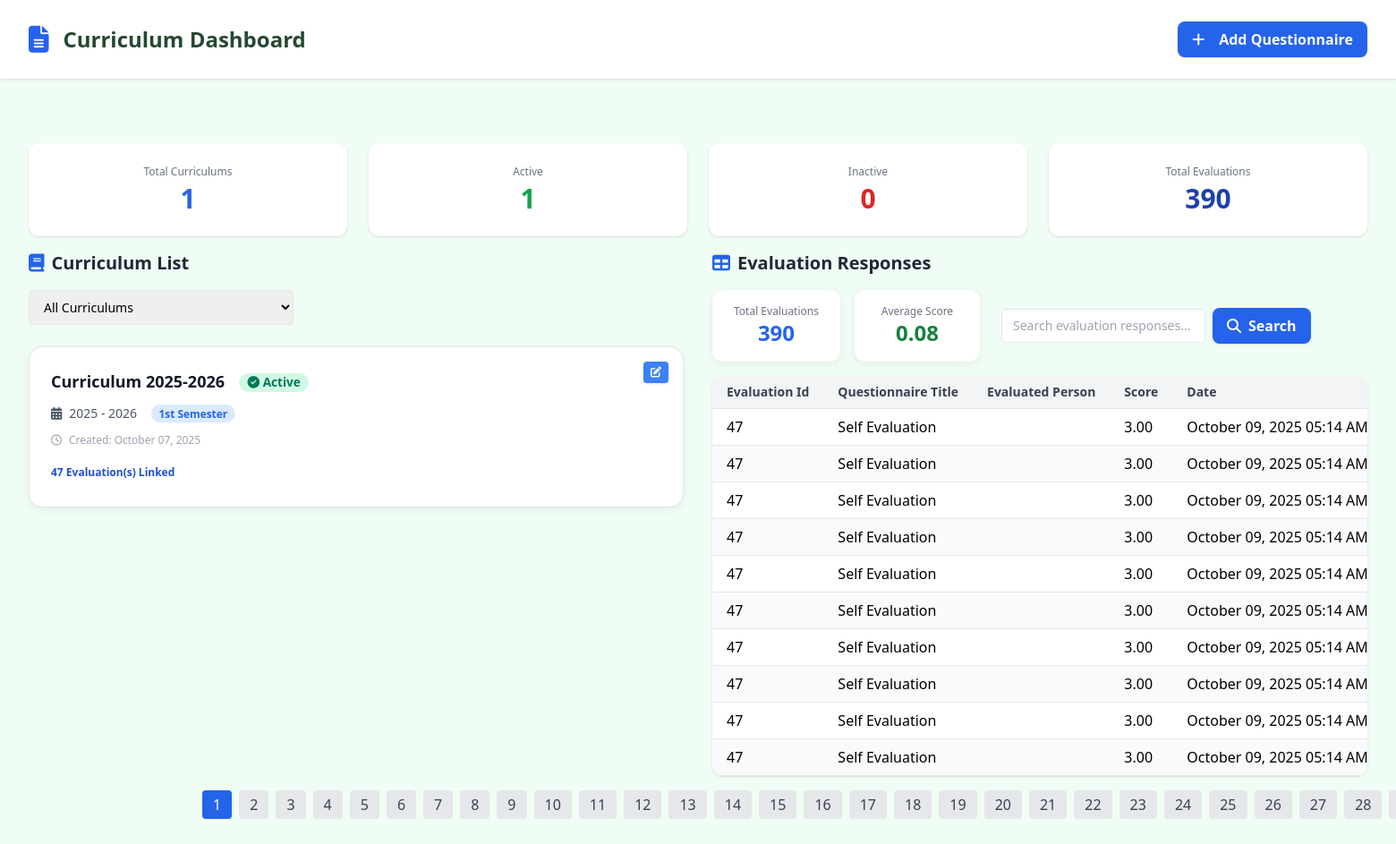
Page /CAP2/curriculum.php on the committed database.
### tables this page shows
CREATE TABLE `curriculum` (
  `curriculum_id` int(11) NOT NULL,
  `curriculum_title` varchar(100) NOT NULL,
  `curriculum_year_start` year(4) NOT NULL,
  `curriculum_year_end` year(4) NOT NULL,
  `semester` enum('1st','2nd','Summer') NOT NULL,
  `description` text DEFAULT NULL,
  `status` enum('active','inactive') DEFAULT 'active',
  `date_created` timestamp NOT NULL DEFAULT current_timestamp()
);

CREATE TABLE `evaluation_responses` (
  `id` int(11) NOT NULL,
  `evaluation_id` int(11) NOT NULL,
  `question_id` int(11) NOT NULL,
  `answer` varchar(255) NOT NULL,
  `evaluator_id` int(11) DEFAULT NULL,
  `evaluated_id` int(11) DEFAULT NULL,
  `questionnaire_id` int(11) DEFAULT NULL,
  `curriculum_id` int(11) DEFAULT NULL,
  `score` decimal(10,2) DEFAULT NULL,
  `comments` text DEFAULT NULL,
  `status` enum('pending','completed') DEFAULT 'pending',
  `evaluated_date` datetime DEFAULT NULL
);

CREATE TABLE `questionnaires` (
  `id` int(11) NOT NULL,
  `title` varchar(255) NOT NULL,
  `description` text DEFAULT NULL,
  `category` varchar(100) DEFAULT NULL,
  `criteria_id` int(11) DEFAULT NULL,
  `status` enum('Active','Inactive') DEFAULT 'Active',
  `created_at` datetime DEFAULT current_timestamp(),
  `updated_at` datetime DEFAULT current_timestamp() ON UPDATE current_timestamp(),
  `weight_percentage` decimal(5,2) NOT NULL DEFAULT 100.00
);

### CAP2/curriculum.php (the view, shortened to what this page needs)
<?php
require_once 'config.php';
function formatLabel($text) {
    return ucwords(strtolower($text ?? ''));
}
$curriculum = [];
$result = $conn->query(
    "SELECT curriculum_id, curriculum_title, curriculum_year_start, curriculum_year_end, description, status, semester, date_created
     FROM curriculum
     ORDER BY curriculum_year_start DESC, curriculum_title"
);
if ($result) {
    while ($row = $result->fetch_assoc()) {
        $curriculum[] = $row;
    }
}
$evaluation_stats = [];
$eval_result = $conn->query("
    SELECT curriculum_id,
           COUNT(DISTINCT evaluation_id) AS eval_count,
           AVG(score) AS avg_score,
           SUM(status='completed') AS completed,
           SUM(status='pending') AS pending
    FROM evaluation_responses
    GROUP BY curriculum_id
");
if ($eval_result) {
    while ($row = $eval_result->fetch_assoc()) {
        $evaluation_stats[$row['curriculum_id']] = $row;
    }
}
$selected_curriculum_id = isset($_GET['filter_curriculum']) ? (int)$_GET['filter_curriculum'] : null;
$search = trim($_GET['search'] ?? '');
$where = [];
$where_sql = $where ? 'WHERE ' . implode(' AND ', $where) : '';
$page = max(1, intval($_GET['page'] ?? 1));
$per_page = 10;
$offset = ($page - 1) * $per_page;
$count_sql = "SELECT COUNT(*) FROM evaluation_responses er $where_sql";
$count_stmt = $conn->prepare($count_sql);
$count_stmt->execute();
$count_stmt->bind_result($total_evals);
$total_pages = ceil($total_evals / $per_page);
$sql = "
    SELECT er.*,
           c.curriculum_title,
           c.curriculum_year_start,
           c.curriculum_year_end,
           c.semester,
           q.title AS questionnaire_title,
           CONCAT(u.first_name, ' ', IFNULL(CONCAT(u.middle_name, ' '), ''), u.last_name) AS evaluated_fullname
    FROM evaluation_responses er
    JOIN curriculum c ON er.curriculum_id = c.curriculum_id
    JOIN questionnaires q ON er.questionnaire_id = q.id
    LEFT JOIN users u ON er.evaluated_id = u.id
    $where_sql
    ORDER BY er.evaluated_date DESC
    LIMIT $per_page OFFSET $offset
";
$stmt = $conn->prepare($sql);
$stmt->execute();
$result = $stmt->get_result();
$filtered_evaluations = [];
while ($row = $result->fetch_assoc()) {
    $filtered_evaluations[] = $row;
}
$summary = [
    'total' => $total_evals,
    'avg_score' => 0,
    'completed' => 0,
    'pending' => 0,
    'completed_pct' => 0,
    'pending_pct' => 0
];
if ($selected_curriculum_id && isset($evaluation_stats[$selected_curriculum_id])) {
    $stat = $evaluation_stats[$selected_curriculum_id];
    $summary['avg_score'] = round($stat['avg_score'], 2);
    $summary['completed'] = $stat['completed'];
    $summary['pending'] = $stat['pending'];
    $summary['completed_pct'] = $stat['eval_count'] ? round($stat['completed'] / $stat['eval_count'] * 100, 1) : 0;
    $summary['pending_pct'] = $stat['eval_count'] ? round($stat['pending'] / $stat['eval_count'] * 100, 1) : 0;
} elseif ($total_evals > 0) {
    $sum = 0; $completed = 0; $pending = 0;
    foreach ($filtered_evaluations as $ev) {
        $sum += $ev['score'];
        if ($ev['status'] === 'completed') $completed++;
    }
    $summary['avg_score'] = round($sum / $total_evals, 2);
    $summary['completed'] = $completed;
    $summary['pending'] = $pending;
    $summary['completed_pct'] = $total_evals ? round($completed / $total_evals * 100, 1) : 0;
    $summary['pending_pct'] = $total_evals ? round($pending / $total_evals * 100, 1) : 0;
}
?>
<!DOCTYPE html>
<html lang="en">
<head>
    <script src="https://cdn.tailwindcss.com"></script>
    <link rel="stylesheet" href="https://cdnjs.cloudflare.com/ajax/libs/font-awesome/6.4.2/css/all.min.css" />
</head>
<body class="bg-green-50 min-h-screen font-sans">
    <div class="bg-white shadow flex flex-col md:flex-row md:items-center md:justify-between px-8 py-6 mb-10">
        <div class="flex items-center gap-4">
            <i class="fa-solid fa-file-alt text-3xl text-[#2563eb]"></i>
            <span class="text-2xl font-bold text-[#23492f]">Curriculum Dashboard</span>
        </div>
        <div class="flex items-center gap-2 mt-6 md:mt-0 w-full md:w-auto">
            <button onclick="openAddModal()" class="flex items-center gap-2 bg-blue-600 hover:bg-blue-700 text-white font-semibold px-4 py-2 rounded-lg shadow transition">
                <i class="fa fa-plus mr-2"></i>Add Questionnaire
            </button>
        </div>
    </div>
    <main class="max-w-9xl mx-auto px-4 mb-10 sm:px-8 py-8">
        <div class="grid grid-cols-1 sm:grid-cols-2 md:grid-cols-4 gap-6 mb-4">
            <div class="bg-white rounded-xl shadow flex flex-col items-center py-6 transition hover:scale-[1.02] hover:shadow-lg">
                <span class="text-xs text-gray-500 mb-1">Total Curriculums</span>
                <span class="text-3xl font-bold text-blue-600"><?= count($curriculum) ?></span>
            </div>
            <div class="bg-white rounded-xl shadow flex flex-col items-center py-6 transition hover:scale-[1.02] hover:shadow-lg">
                <span class="text-xs text-gray-500 mb-1">Active</span>
                <span class="text-3xl font-bold text-green-600"><?= count(array_filter($curriculum, fn($c) => $c['status'] === 'active')) ?></span>
            </div>
            <div class="bg-white rounded-xl shadow flex flex-col items-center py-6 transition hover:scale-[1.02] hover:shadow-lg">
                <span class="text-xs text-gray-500 mb-1">Inactive</span>
                <span class="text-3xl font-bold text-red-600"><?= count(array_filter($curriculum, fn($c) => $c['status'] === 'inactive')) ?></span>
            </div>
            <div class="bg-white rounded-xl shadow flex flex-col items-center py-6 transition hover:scale-[1.02] hover:shadow-lg">
                <span class="text-xs text-gray-500 mb-1">Total Evaluations</span>
                <span class="text-3xl font-bold text-blue-800"><?= $summary['total'] ?></span>
            </div>
        </div>
        <div class="grid dashboard-grid grid-cols-1 md:grid-cols-2 gap-8">
            <section>
                <h2 class="text-xl font-bold text-gray-800 mb-4 flex items-center gap-2">
                    <i class="fa-solid fa-book text-blue-600"></i> <?= formatLabel('Curriculum List') ?>
                </h2>
                <div class="mb-6">
                    <form method="get" class="flex flex-wrap gap-2 items-center w-full md:w-auto">
                        <select name="filter_curriculum" id="filter_curriculum" class="border rounded px-3 py-2 text-sm focus:ring-2 focus:ring-blue-200" title="Filter by Curriculum" onchange="this.form.submit()">
                            <option value=""><?= formatLabel('All Curriculums') ?></option>
                        </select>
                    </form>
                </div>
                <div class="flex flex-col gap-4">
                    <?php foreach ($curriculum as $cur): ?>
                        <div class="bg-white rounded-2xl card-shadow p-6 flex flex-col gap-3 border border-gray-200 relative group min-h-[180px] transition hover:scale-[1.01] hover:shadow-lg">
                            <button type="button"
                                class="absolute top-4 right-4 bg-blue-500 hover:bg-blue-600 text-white px-2 py-1 rounded text-xs shadow z-10 transition"
                                title="<?= formatLabel('Edit Curriculum') ?>"
                                onclick="openEditModal(
                                    <?= $cur['curriculum_id'] ?>,
                                    '<?= addslashes(formatLabel($cur['curriculum_title'])) ?>',
                                    '<?= $cur['curriculum_year_start'] ?>',
                                    '<?= $cur['curriculum_year_end'] ?>',
                                    `<?= addslashes(formatLabel($cur['description'] ?? '')) ?>`,
                                    '<?= $cur['status'] ?>',
                                    '<?= formatLabel($cur['semester']) ?>'
                                )">
                                <i class="fa fa-edit"></i>
                            </button>
                            <div class="flex items-center gap-2 flex-wrap">
                                <span class="font-bold text-lg text-gray-900"><?= formatLabel($cur['curriculum_title']) ?></span>
                                <form method="get" action="curriculum.php" class="inline">
                                    <?php if ($cur['status'] === 'active'): ?>
                                        <button type="submit"
                                            class="ml-2 badge badge-green flex items-center gap-1 hover:opacity-80 transition"
                                            title="<?= formatLabel('Click to set Inactive') ?>">
                                            <i class="fa fa-check-circle"></i>
                                            <?= formatLabel('Active') ?>
                                        </button>
                                    <?php endif; ?>
                                </form>
                            </div>
                            <div class="flex items-center gap-2 text-sm text-gray-600">
                                <i class="fa-solid fa-calendar-days"></i>
                                <?= $cur['curriculum_year_start'] ?> - <?= $cur['curriculum_year_end'] ?>
                                <span class="badge badge-blue ml-2 bg-blue-100 text-blue-700"><?= formatLabel($cur['semester']) ?> <?= formatLabel('Semester') ?></span>
                            </div>
                            <div class="flex items-center gap-2 text-xs text-gray-400">
                                <i class="fa-regular fa-clock"></i> <?= formatLabel('Created') ?>: <?= date('F d, Y', strtotime($cur['date_created'])) ?>
                            </div>
                            <div class="text-xs text-blue-700 font-semibold mt-2">
                                <?= isset($evaluation_stats[$cur['curriculum_id']]) && $evaluation_stats[$cur['curriculum_id']]['eval_count'] > 0
                                    ? $evaluation_stats[$cur['curriculum_id']]['eval_count'] . ' ' . formatLabel('Evaluation(s) linked')
                                    : formatLabel('No evaluations yet') ?>
                            </div>
                        </div>
                    <?php endforeach; ?>
                </div>
            </section>
            <section>
                <h2 class="text-xl font-bold text-gray-800 mb-4 flex items-center gap-2">
                    <i class="fa-solid fa-table text-blue-600"></i> Evaluation Responses
                </h2>
                <div class="flex flex-wrap gap-4 mb-4 items-center">
                    <div class="bg-white rounded-xl card-shadow px-6 py-4 flex flex-col items-center min-w-[140px]">
                        <span class="text-xs text-gray-500">Total Evaluations</span>
                        <span class="text-2xl font-bold text-blue-600"><?= $summary['total'] ?></span>
                    </div>
                    <div class="bg-white rounded-xl card-shadow px-6 py-4 flex flex-col items-center min-w-[140px]">
                        <span class="text-xs text-gray-500">Average Score</span>
                        <span class="text-2xl font-bold text-green-700"><?= $summary['avg_score'] ?></span>
                    </div>
                    <form method="get" class="flex items-center gap-2 ml-2">
                        <input type="text" name="search" value="<?= htmlspecialchars($search) ?>" placeholder="Search evaluation responses..." class="border rounded px-3 py-2 text-sm focus:ring-2 focus:ring-blue-200" title="Search by curriculum fields">
                        <button type="submit" class="bg-blue-600 text-white px-4 py-2 rounded-lg hover:bg-blue-700 flex items-center gap-2 font-semibold shadow transition">
                            <i class="fa fa-search"></i> Search
                        </button>
                    </form>
                </div>
                <div class="overflow-x-auto rounded-xl shadow">
                    <table class="min-w-full bg-white rounded-xl table">
                        <thead>
                            <tr class="bg-gray-100">
                                <th class="px-4 py-2 border-b text-left text-sm font-semibold text-gray-700"><?= formatLabel('Evaluation ID') ?></th>
                                <th class="px-4 py-2 border-b text-left text-sm font-semibold text-gray-700"><?= formatLabel('Questionnaire Title') ?></th>
                                <th class="px-4 py-2 border-b text-left text-sm font-semibold text-gray-700"><?= formatLabel('Evaluated Person') ?></th>
                                <th class="px-4 py-2 border-b text-left text-sm font-semibold text-gray-700"><?= formatLabel('Score') ?></th>
                                <th class="px-4 py-2 border-b text-left text-sm font-semibold text-gray-700"><?= formatLabel('Date') ?></th>
                            </tr>
                        </thead>
                        <tbody>
                            <?php foreach ($filtered_evaluations as $i => $ev): ?>
                                <tr class="<?= $i % 2 === 0 ? 'bg-white' : 'bg-gray-50' ?> hover:bg-blue-50 transition">
                                    <td class="px-4 py-2 border-b"><?= htmlspecialchars($ev['evaluation_id']) ?></td>
                                    <td class="px-4 py-2 border-b"><?= formatLabel($ev['questionnaire_title']) ?></td>
                                    <td class="px-4 py-2 border-b"><?= formatLabel($ev['evaluated_fullname']) ?></td>
                                    <td class="px-4 py-2 border-b"><?= htmlspecialchars($ev['score']) ?></td>
                                    <td class="px-4 py-2 border-b">
                                        <?php
                                        if (!empty($ev['evaluated_date'])) {
                                            echo date("F d, Y h:i A", strtotime($ev['evaluated_date']));
                                        } else {
                                            echo 'N/A';
                                        }
                                        ?>
                                    </td>
                                </tr>
                            <?php endforeach; ?>
                        </tbody>
                    </table>
                </div>
                <?php if ($total_pages > 1): ?>
                    <div class="flex justify-center mt-4 gap-2">
                        <?php for ($i = 1; $i <= $total_pages; $i++): ?>
                            <a href="?<?= http_build_query(array_merge($_GET, ['page' => $i])) ?>"
                               class="px-3 py-1 rounded <?= $i == $page ? 'bg-blue-600 text-white' : 'bg-gray-200 text-gray-700 hover:bg-blue-100' ?> transition">
                                <?= $i ?>
                            </a>
                        <?php endfor; ?>
                    </div>
                <?php endif; ?>
            </section>
        </div>
    </main>
</body>
</html>

### rows in the picture
curriculum: status "1", status "0", curriculum_title "Curriculum 2025-2026", curriculum_year_start "2025", curriculum_year_end "2026", semester "1st", date_created "October 07, 2025", eval_count "47"
evaluation_responses: evaluation "47", questionnaire.title "Self Evaluation", score "3.00", evaluated_date "October 09, 2025 05:14 AM"
evaluation_responses: evaluation "47", questionnaire.title "Self Evaluation", score "3.00", evaluated_date "October 09, 2025 05:14 AM"
evaluation_responses: evaluation "47", questionnaire.title "Self Evaluation", score "3.00", evaluated_date "October 09, 2025 05:14 AM"
evaluation_responses: evaluation "47", questionnaire.title "Self Evaluation", score "3.00", evaluated_date "October 09, 2025 05:14 AM"
evaluation_responses: evaluation "47", questionnaire.title "Self Evaluation", score "3.00", evaluated_date "October 09, 2025 05:14 AM"
evaluation_responses: evaluation "47", questionnaire.title "Self Evaluation", score "3.00", evaluated_date "October 09, 2025 05:14 AM"
evaluation_responses: evaluation "47", questionnaire.title "Self Evaluation", score "3.00", evaluated_date "October 09, 2025 05:14 AM"
evaluation_responses: evaluation "47", questionnaire.title "Self Evaluation", score "3.00", evaluated_date "October 09, 2025 05:14 AM"
evaluation_responses: evaluation "47", questionnaire.title "Self Evaluation", score "3.00", evaluated_date "October 09, 2025 05:14 AM"
evaluation_responses: evaluation "47", questionnaire.title "Self Evaluation", score "3.00", evaluated_date "October 09, 2025 05:14 AM"

### other values in the picture
count($curriculum) "1"
$summary['total'] "390"
formatLabel('Curriculum List') "Curriculum List"
$summary['avg_score'] "0.08"
formatLabel('Evaluation ID') "Evaluation Id"
formatLabel('Questionnaire Title') "Questionnaire Title"
formatLabel('Evaluated Person') "Evaluated Person"
formatLabel('Score') "Score"
formatLabel('Date') "Date"
form field filter_curriculum "All Curriculums"
